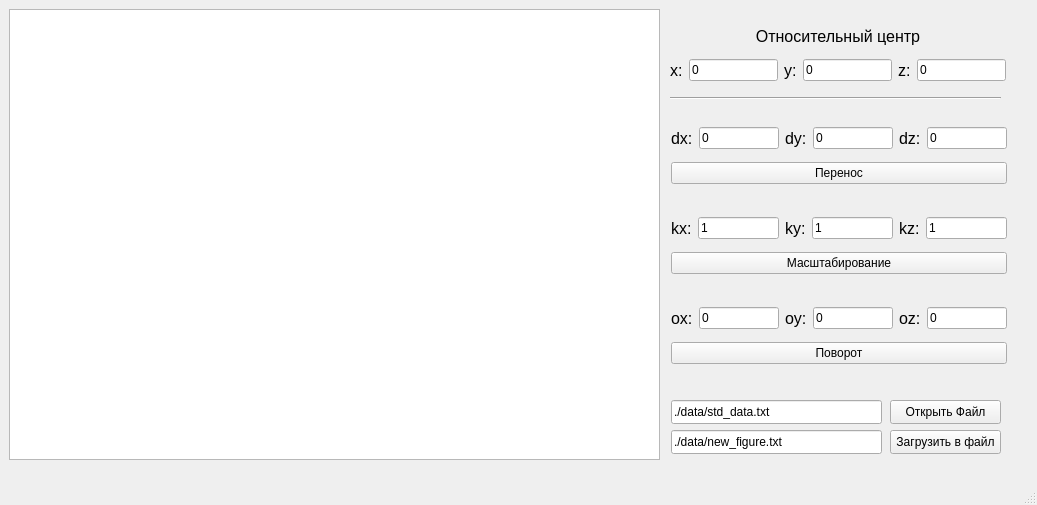
<?xml version="1.0" encoding="UTF-8"?>
<ui version="4.0">
 <class>MainWindow</class>
 <widget class="QMainWindow" name="MainWindow">
  <property name="geometry">
   <rect>
    <x>0</x>
    <y>0</y>
    <width>1037</width>
    <height>505</height>
   </rect>
  </property>
  <property name="windowTitle">
   <string>MainWindow</string>
  </property>
  <widget class="QWidget" name="centralwidget">
   <widget class="QWidget" name="layoutWidget">
    <property name="geometry">
     <rect>
      <x>671</x>
      <y>120</y>
      <width>336</width>
      <height>71</height>
     </rect>
    </property>
    <layout class="QGridLayout" name="gridLayout_3">
     <item row="0" column="0">
      <widget class="QLabel" name="label">
       <property name="font">
        <font>
         <pointsize>12</pointsize>
        </font>
       </property>
       <property name="text">
        <string>dx:</string>
       </property>
      </widget>
     </item>
     <item row="0" column="4">
      <widget class="QLabel" name="label_3">
       <property name="font">
        <font>
         <pointsize>12</pointsize>
        </font>
       </property>
       <property name="text">
        <string>dz:</string>
       </property>
      </widget>
     </item>
     <item row="0" column="5">
      <widget class="QLineEdit" name="MoveZ">
       <property name="text">
        <string>0</string>
       </property>
      </widget>
     </item>
     <item row="0" column="2">
      <widget class="QLabel" name="label_2">
       <property name="font">
        <font>
         <pointsize>12</pointsize>
        </font>
       </property>
       <property name="text">
        <string>dy:</string>
       </property>
      </widget>
     </item>
     <item row="0" column="3">
      <widget class="QLineEdit" name="MoveY">
       <property name="text">
        <string>0</string>
       </property>
      </widget>
     </item>
     <item row="1" column="0" colspan="6">
      <widget class="QPushButton" name="MoveButton">
       <property name="font">
        <font>
         <italic>false</italic>
        </font>
       </property>
       <property name="cursor">
        <cursorShape>PointingHandCursor</cursorShape>
       </property>
       <property name="text">
        <string>Перенос</string>
       </property>
      </widget>
     </item>
     <item row="0" column="1">
      <widget class="QLineEdit" name="MoveX">
       <property name="text">
        <string>0</string>
       </property>
      </widget>
     </item>
    </layout>
   </widget>
   <widget class="QWidget" name="layoutWidget">
    <property name="geometry">
     <rect>
      <x>671</x>
      <y>210</y>
      <width>336</width>
      <height>71</height>
     </rect>
    </property>
    <layout class="QGridLayout" name="gridLayout_2">
     <item row="0" column="4">
      <widget class="QLabel" name="label_kz">
       <property name="font">
        <font>
         <pointsize>12</pointsize>
        </font>
       </property>
       <property name="text">
        <string>kz:</string>
       </property>
      </widget>
     </item>
     <item row="1" column="0" colspan="6">
      <widget class="QPushButton" name="ScaleButton">
       <property name="cursor">
        <cursorShape>PointingHandCursor</cursorShape>
       </property>
       <property name="text">
        <string>Масштабирование</string>
       </property>
      </widget>
     </item>
     <item row="0" column="5">
      <widget class="QLineEdit" name="ScaleZ">
       <property name="text">
        <string>1</string>
       </property>
      </widget>
     </item>
     <item row="0" column="3">
      <widget class="QLineEdit" name="ScaleY">
       <property name="text">
        <string>1</string>
       </property>
      </widget>
     </item>
     <item row="0" column="1">
      <widget class="QLineEdit" name="ScaleX">
       <property name="text">
        <string>1</string>
       </property>
      </widget>
     </item>
     <item row="0" column="2">
      <widget class="QLabel" name="label_5">
       <property name="font">
        <font>
         <pointsize>12</pointsize>
        </font>
       </property>
       <property name="text">
        <string>ky:</string>
       </property>
      </widget>
     </item>
     <item row="0" column="0">
      <widget class="QLabel" name="label_6">
       <property name="font">
        <font>
         <pointsize>12</pointsize>
        </font>
       </property>
       <property name="text">
        <string>kx:</string>
       </property>
      </widget>
     </item>
    </layout>
   </widget>
   <widget class="QWidget" name="layoutWidget">
    <property name="geometry">
     <rect>
      <x>671</x>
      <y>300</y>
      <width>336</width>
      <height>71</height>
     </rect>
    </property>
    <layout class="QGridLayout" name="gridLayout">
     <property name="sizeConstraint">
      <enum>QLayout::SetDefaultConstraint</enum>
     </property>
     <item row="0" column="3">
      <widget class="QLineEdit" name="RotateY">
       <property name="text">
        <string>0</string>
       </property>
      </widget>
     </item>
     <item row="0" column="0">
      <widget class="QLabel" name="label_x">
       <property name="font">
        <font>
         <pointsize>12</pointsize>
        </font>
       </property>
       <property name="text">
        <string>ox:</string>
       </property>
      </widget>
     </item>
     <item row="1" column="0" colspan="6">
      <widget class="QPushButton" name="RotateButton">
       <property name="cursor">
        <cursorShape>PointingHandCursor</cursorShape>
       </property>
       <property name="text">
        <string>Поворот</string>
       </property>
      </widget>
     </item>
     <item row="0" column="5">
      <widget class="QLineEdit" name="RotateZ">
       <property name="text">
        <string>0</string>
       </property>
      </widget>
     </item>
     <item row="0" column="2">
      <widget class="QLabel" name="label_y">
       <property name="font">
        <font>
         <pointsize>12</pointsize>
        </font>
       </property>
       <property name="text">
        <string>oy:</string>
       </property>
      </widget>
     </item>
     <item row="0" column="4">
      <widget class="QLabel" name="label_z">
       <property name="font">
        <font>
         <pointsize>12</pointsize>
        </font>
       </property>
       <property name="text">
        <string>oz:</string>
       </property>
      </widget>
     </item>
     <item row="0" column="1">
      <widget class="QLineEdit" name="RotateX">
       <property name="text">
        <string>0</string>
       </property>
      </widget>
     </item>
    </layout>
   </widget>
   <widget class="QGraphicsView" name="graphicsView">
    <property name="geometry">
     <rect>
      <x>9</x>
      <y>9</y>
      <width>651</width>
      <height>451</height>
     </rect>
    </property>
    <property name="minimumSize">
     <size>
      <width>600</width>
      <height>400</height>
     </size>
    </property>
   </widget>
   <widget class="QPushButton" name="OpenButton">
    <property name="geometry">
     <rect>
      <x>890</x>
      <y>400</y>
      <width>111</width>
      <height>24</height>
     </rect>
    </property>
    <property name="sizePolicy">
     <sizepolicy hsizetype="Minimum" vsizetype="Expanding">
      <horstretch>0</horstretch>
      <verstretch>0</verstretch>
     </sizepolicy>
    </property>
    <property name="cursor">
     <cursorShape>PointingHandCursor</cursorShape>
    </property>
    <property name="text">
     <string>Открыть Файл</string>
    </property>
   </widget>
   <widget class="QLineEdit" name="in_filename">
    <property name="geometry">
     <rect>
      <x>671</x>
      <y>400</y>
      <width>211</width>
      <height>24</height>
     </rect>
    </property>
    <property name="text">
     <string>./data/std_data.txt</string>
    </property>
   </widget>
   <widget class="QLineEdit" name="out_filename">
    <property name="geometry">
     <rect>
      <x>671</x>
      <y>430</y>
      <width>211</width>
      <height>24</height>
     </rect>
    </property>
    <property name="text">
     <string>./data/new_figure.txt</string>
    </property>
   </widget>
   <widget class="QPushButton" name="LoadData">
    <property name="geometry">
     <rect>
      <x>890</x>
      <y>430</y>
      <width>111</width>
      <height>24</height>
     </rect>
    </property>
    <property name="cursor">
     <cursorShape>PointingHandCursor</cursorShape>
    </property>
    <property name="text">
     <string>Загрузить в файл</string>
    </property>
   </widget>
   <widget class="QWidget" name="layoutWidget_2">
    <property name="geometry">
     <rect>
      <x>670</x>
      <y>20</y>
      <width>336</width>
      <height>61</height>
     </rect>
    </property>
    <layout class="QGridLayout" name="gridLayout_4">
     <item row="1" column="2">
      <widget class="QLabel" name="label_8">
       <property name="font">
        <font>
         <pointsize>12</pointsize>
        </font>
       </property>
       <property name="text">
        <string>y:</string>
       </property>
      </widget>
     </item>
     <item row="1" column="0">
      <widget class="QLabel" name="label_4">
       <property name="font">
        <font>
         <pointsize>12</pointsize>
        </font>
       </property>
       <property name="text">
        <string>x:</string>
       </property>
      </widget>
     </item>
     <item row="1" column="3">
      <widget class="QLineEdit" name="RelCenterY">
       <property name="text">
        <string>0</string>
       </property>
      </widget>
     </item>
     <item row="1" column="5">
      <widget class="QLineEdit" name="RelCenterZ">
       <property name="text">
        <string>0</string>
       </property>
      </widget>
     </item>
     <item row="1" column="1">
      <widget class="QLineEdit" name="RelCenterX">
       <property name="text">
        <string>0</string>
       </property>
      </widget>
     </item>
     <item row="1" column="4">
      <widget class="QLabel" name="label_7">
       <property name="font">
        <font>
         <pointsize>12</pointsize>
        </font>
       </property>
       <property name="text">
        <string>z:</string>
       </property>
      </widget>
     </item>
     <item row="0" column="0" colspan="6">
      <widget class="QLabel" name="label_9">
       <property name="font">
        <font>
         <pointsize>12</pointsize>
        </font>
       </property>
       <property name="text">
        <string>Относительный центр</string>
       </property>
       <property name="alignment">
        <set>Qt::AlignCenter</set>
       </property>
      </widget>
     </item>
    </layout>
   </widget>
   <widget class="Line" name="line">
    <property name="geometry">
     <rect>
      <x>670</x>
      <y>90</y>
      <width>331</width>
      <height>16</height>
     </rect>
    </property>
    <property name="orientation">
     <enum>Qt::Horizontal</enum>
    </property>
   </widget>
  </widget>
  <widget class="QMenuBar" name="menubar">
   <property name="geometry">
    <rect>
     <x>0</x>
     <y>0</y>
     <width>1037</width>
     <height>21</height>
    </rect>
   </property>
  </widget>
  <widget class="QStatusBar" name="statusbar"/>
 </widget>
 <resources/>
 <connections/>
</ui>
